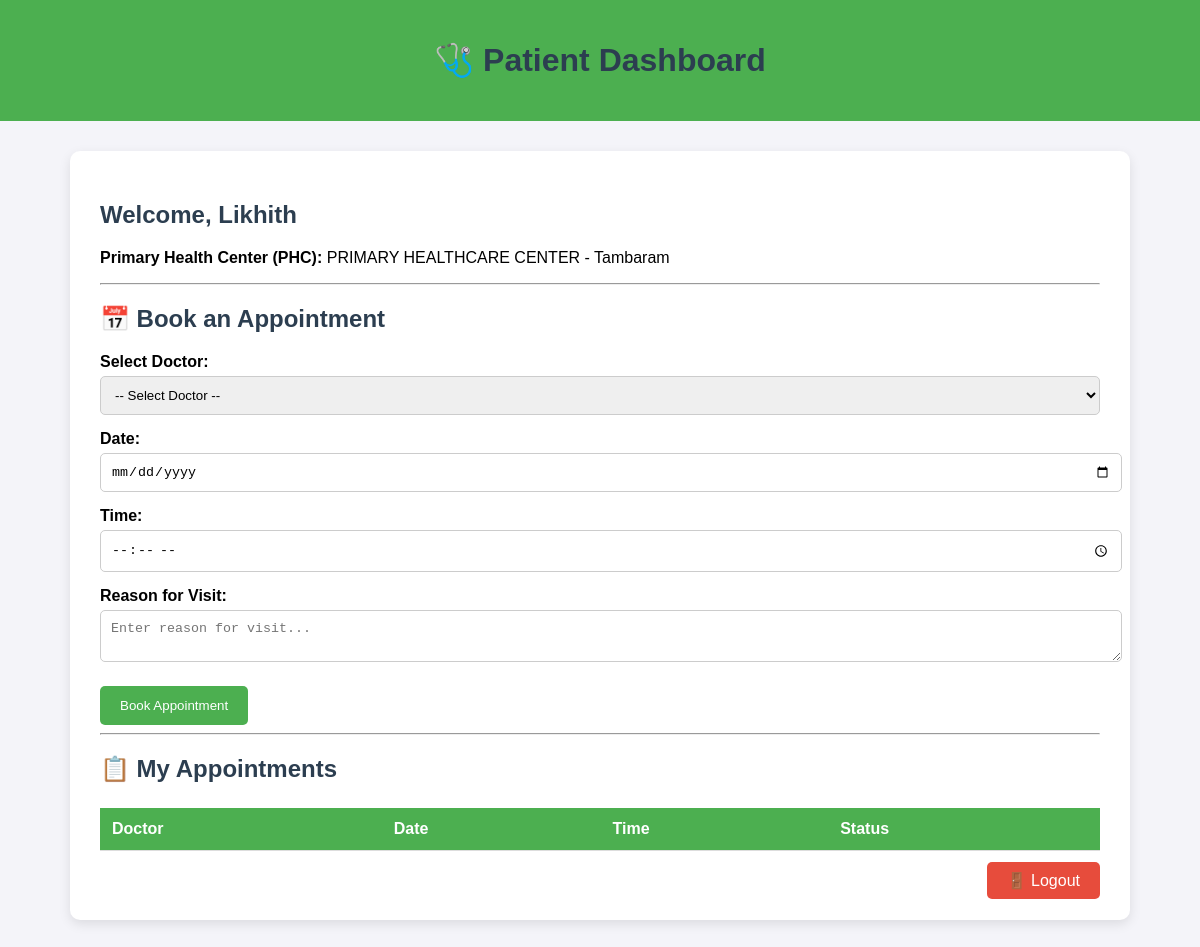
Screenshot of /patient_dashboard/1 (signed in) with the database file from the repository.
### tables this page shows
CREATE TABLE Patients (
    id INTEGER PRIMARY KEY AUTOINCREMENT,
    name VARCHAR(100) NOT NULL,
    age INTEGER NOT NULL,
    gender VARCHAR(10) NOT NULL,
    phc_id INTEGER,
    sub_center_id INTEGER, password TEXT, username TEXT,
    FOREIGN KEY (phc_id) REFERENCES PHC(id),
    FOREIGN KEY (sub_center_id) REFERENCES SubCenter(id)
);

CREATE TABLE PHC (
    id INTEGER PRIMARY KEY AUTOINCREMENT,
    name VARCHAR(100) NOT NULL,
    location VARCHAR(100) NOT NULL
);

### app.py (the view)
@app.route('/patient_dashboard/<int:patient_id>')
def patient_dashboard(patient_id):
    if 'role' not in session or session['role'] != 'patient':
        return redirect(url_for('patient_login'))
    conn = get_db_connection()
    patient = conn.execute("SELECT * FROM Patients WHERE id = ?", (patient_id,)).fetchone()
    phc = conn.execute("SELECT * FROM PHC WHERE id = ?", (patient['phc_id'],)).fetchone()
    sub_center = conn.execute("SELECT * FROM SubCenter WHERE id = ?", (patient['sub_center_id'],)).fetchone()
    doctors = conn.execute("""
        SELECT * FROM Doctors WHERE phc_id = ? OR sub_center_id = ?
    """, (patient['phc_id'], patient['sub_center_id'])).fetchall()
    appointments = conn.execute("""
        SELECT a.id, d.name AS doctor_name, a.date, a.time, a.status
        FROM Appointments a
        JOIN Doctors d ON a.doctor_id = d.id
        WHERE a.patient_id = ?
        ORDER BY a.date DESC
    """, (patient_id,)).fetchall()
    conn.close()
    return render_template(
        'patient_dashboard.html',
        patient=patient,
        phc=phc,
        sub_center=sub_center,
        doctors=doctors,
        appointments=appointments
    )

### app.py (called while the page is built)
def get_db_connection():
    conn = sqlite3.connect(DATABASE)
    conn.row_factory = sqlite3.Row  # Enable row access by column name
    return conn

### templates/patient_dashboard.html (shortened to what this page needs)
<!DOCTYPE html>
<html lang="en">
<head>
</head>
<body>
<header>
    <h1>🩺 Patient Dashboard</h1>
</header>
<div class="container">
    <h2>Welcome, {{ patient['name'] }}</h2>
    {% if phc %}
        <p><strong>Primary Health Center (PHC):</strong> {{ phc['name'] }} - {{ phc['location'] }}</p>
    {% elif sub_center %}
        <p><strong>Sub-Center:</strong> {{ sub_center['name'] }} - {{ sub_center['location'] }}</p>
    {% endif %}
    <hr>
    <h2>📅 Book an Appointment</h2>
    <form method="POST" action="/schedule_appointment">
        <label for="doctor_id">Select Doctor:</label>
        <select name="doctor_id" required>
            <option value="">-- Select Doctor --</option>
        </select>
        <label for="date">Date:</label>
        <input type="date" name="date" required>
        <label for="time">Time:</label>
        <input type="time" name="time" required>
        <label for="reason">Reason for Visit:</label>
        <textarea name="reason" placeholder="Enter reason for visit..." required></textarea>
        <button type="submit">Book Appointment</button>
    </form>
    <hr>
    <h2>📋 My Appointments</h2>
    <table>
        <thead>
            <tr>
                <th>Doctor</th>
                <th>Date</th>
                <th>Time</th>
                <th>Status</th>
            </tr>
        </thead>
    </table>
    <div class="logout">
        <a href="/logout">🚪 Logout</a>
    </div>
</div>
</body>
</html>

### templates/patient_dashboard.html (style rules this page uses)
body { font-family: Arial, sans-serif; background-color: #f4f4f9; margin: 0; padding: 0; }
header { background-color: #4CAF50; color: white; padding: 20px; text-align: center; }
.container { max-width: 1000px; margin: 30px auto; background: white; padding: 30px; border-radius: 10px; box-shadow: 0 4px 12px rgba(0,0,0,0.1); }
h1, h2 { color: #2c3e50; }
form label { display: block; margin-top: 15px; font-weight: bold; }
form input, form select, form textarea { width: 100%; padding: 10px; margin-top: 5px; border: 1px solid #ccc; border-radius: 5px; }
form button { margin-top: 20px; background-color: #4CAF50; color: white; padding: 12px 20px; border: none; border-radius: 5px; cursor: pointer; }
table { width: 100%; border-collapse: collapse; margin-top: 25px; }
table thead { background-color: #4CAF50; color: white; }
table th, table td { padding: 12px; text-align: left; border-bottom: 1px solid #ddd; }
.logout { text-align: right; margin-top: 20px; }
.logout a { background-color: #e74c3c; color: white; padding: 10px 20px; text-decoration: none; border-radius: 5px; }

### rows the page displays
Patients: name "Likhith"
PHC: name "PRIMARY HEALTHCARE CENTER", location "Tambaram"
